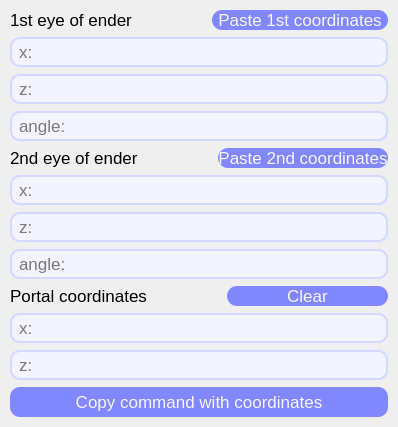
      <widget class="QWidget" name="tab">
       <property name="font">
        <font>
         <pointsize>13</pointsize>
        </font>
       </property>
       <attribute name="title">
        <string>Finder</string>
       </attribute>
       <layout class="QGridLayout" name="gridLayout">
        <property name="leftMargin">
         <number>0</number>
        </property>
        <property name="topMargin">
         <number>0</number>
        </property>
        <property name="rightMargin">
         <number>0</number>
        </property>
        <property name="bottomMargin">
         <number>0</number>
        </property>
        <item row="0" column="0">
         <layout class="QVBoxLayout" name="verticalLayout" stretch="0,0,0,0,0,0,0,0,0,0,0,0">
          <property name="spacing">
           <number>7</number>
          </property>
          <property name="sizeConstraint">
           <enum>QLayout::SetDefaultConstraint</enum>
          </property>
          <property name="leftMargin">
           <number>10</number>
          </property>
          <property name="topMargin">
           <number>10</number>
          </property>
          <property name="rightMargin">
           <number>10</number>
          </property>
          <property name="bottomMargin">
           <number>10</number>
          </property>
          <item>
           <layout class="QHBoxLayout" name="horizontalLayout">
            <property name="spacing">
             <number>0</number>
            </property>
            <item>
             <widget class="QLabel" name="first_eye">
              <property name="sizePolicy">
               <sizepolicy hsizetype="Fixed" vsizetype="Preferred">
                <horstretch>0</horstretch>
                <verstretch>0</verstretch>
               </sizepolicy>
              </property>
              <property name="font">
               <font>
                <family>MS Shell Dlg 2</family>
                <pointsize>13</pointsize>
               </font>
              </property>
              <property name="text">
               <string>1st eye of ender</string>
              </property>
             </widget>
            </item>
            <item>
             <spacer name="horizontalSpacer">
              <property name="orientation">
               <enum>Qt::Horizontal</enum>
              </property>
              <property name="sizeType">
               <enum>QSizePolicy::Fixed</enum>
              </property>
              <property name="sizeHint" stdset="0">
               <size>
                <width>80</width>
                <height>20</height>
               </size>
              </property>
             </spacer>
            </item>
            <item>
             <widget class="QPushButton" name="paste_1">
              <property name="sizePolicy">
               <sizepolicy hsizetype="Minimum" vsizetype="Fixed">
                <horstretch>0</horstretch>
                <verstretch>0</verstretch>
               </sizepolicy>
              </property>
              <property name="minimumSize">
               <size>
                <width>0</width>
                <height>0</height>
               </size>
              </property>
              <property name="font">
               <font>
                <pointsize>13</pointsize>
               </font>
              </property>
              <property name="styleSheet">
               <string notr="true">QPushButton{	
	background-color: rgb(129, 135, 255);
	color: rgb(248, 246, 255);
	border-radius: 10px;
}

QPushButton:hover{	
	background-color: rgb(115, 115, 255);
}

QPushButton:pressed{	
	background-color: rgb(116, 98, 255);
}</string>
              </property>
              <property name="text">
               <string>Paste 1st coordinates</string>
              </property>
             </widget>
            </item>
           </layout>
          </item>
          <item>
           <widget class="QLineEdit" name="x1">
            <property name="enabled">
             <bool>true</bool>
            </property>
            <property name="sizePolicy">
             <sizepolicy hsizetype="Expanding" vsizetype="Expanding">
              <horstretch>0</horstretch>
              <verstretch>0</verstretch>
             </sizepolicy>
            </property>
            <property name="minimumSize">
             <size>
              <width>0</width>
              <height>30</height>
             </size>
            </property>
            <property name="maximumSize">
             <size>
              <width>700</width>
              <height>50</height>
             </size>
            </property>
            <property name="font">
             <font>
              <family>MS Shell Dlg 2</family>
              <pointsize>13</pointsize>
             </font>
            </property>
            <property name="styleSheet">
             <string notr="true">QLineEdit {	
	border: 2px solid rgb(212, 215, 255);
	border-radius: 10px;
	padding-left: 5px;
	padding-right: 5px;
	background-color: rgb(243, 244, 255);
}

QLineEdit:hover {
	border: 2px solid rgb(194, 194, 255);
}

QLineEdit:focus {
	border: 2px solid rgb(140, 146, 255);
}</string>
            </property>
            <property name="text">
             <string/>
            </property>
            <property name="frame">
             <bool>false</bool>
            </property>
            <property name="dragEnabled">
             <bool>false</bool>
            </property>
            <property name="placeholderText">
             <string>x:</string>
            </property>
            <property name="clearButtonEnabled">
             <bool>false</bool>
            </property>
           </widget>
          </item>
          <item>
           <widget class="QLineEdit" name="z1">
            <property name="sizePolicy">
             <sizepolicy hsizetype="Expanding" vsizetype="Expanding">
              <horstretch>0</horstretch>
              <verstretch>0</verstretch>
             </sizepolicy>
            </property>
            <property name="minimumSize">
             <size>
              <width>0</width>
              <height>30</height>
             </size>
            </property>
            <property name="maximumSize">
             <size>
              <width>700</width>
              <height>50</height>
             </size>
            </property>
            <property name="font">
             <font>
              <pointsize>13</pointsize>
             </font>
            </property>
            <property name="styleSheet">
             <string notr="true">QLineEdit {	
	border: 2px solid rgb(212, 215, 255);
	border-radius: 10px;
	padding-left: 5px;
	padding-right: 5px;
	background-color: rgb(243, 244, 255);
}

QLineEdit:hover {
	border: 2px solid rgb(194, 194, 255);
}
QLineEdit:focus {
	border: 2px solid rgb(140, 146, 255);
}</string>
            </property>
            <property name="text">
             <string/>
            </property>
            <property name="frame">
             <bool>false</bool>
            </property>
            <property name="placeholderText">
             <string>z:</string>
            </property>
           </widget>
          </item>
          <item>
           <widget class="QLineEdit" name="alpha">
            <property name="sizePolicy">
             <sizepolicy hsizetype="Expanding" vsizetype="Expanding">
              <horstretch>0</horstretch>
              <verstretch>0</verstretch>
             </sizepolicy>
            </property>
            <property name="minimumSize">
             <size>
              <width>0</width>
              <height>30</height>
             </size>
            </property>
            <property name="maximumSize">
             <size>
              <width>700</width>
              <height>50</height>
             </size>
            </property>
            <property name="font">
             <font>
              <pointsize>13</pointsize>
             </font>
            </property>
            <property name="styleSheet">
             <string notr="true">QLineEdit {	
	border: 2px solid rgb(212, 215, 255);
	border-radius: 10px;
	padding-left: 5px;
	padding-right: 5px;
	background-color: rgb(243, 244, 255);
}

QLineEdit:hover {
	border: 2px solid rgb(194, 194, 255);
}
QLineEdit:focus {
	border: 2px solid rgb(140, 146, 255);
}</string>
            </property>
            <property name="locale">
             <locale language="English" country="UnitedStates"/>
            </property>
            <property name="text">
             <string/>
            </property>
            <property name="frame">
             <bool>false</bool>
            </property>
            <property name="placeholderText">
             <string>angle:</string>
            </property>
           </widget>
          </item>
          <item>
           <layout class="QHBoxLayout" name="horizontalLayout_2">
            <property name="spacing">
             <number>0</number>
            </property>
            <property name="bottomMargin">
             <number>0</number>
            </property>
            <item>
             <widget class="QLabel" name="second_eye">
              <property name="sizePolicy">
               <sizepolicy hsizetype="Fixed" vsizetype="Preferred">
                <horstretch>0</horstretch>
                <verstretch>0</verstretch>
               </sizepolicy>
              </property>
              <property name="font">
               <font>
                <pointsize>13</pointsize>
               </font>
              </property>
              <property name="text">
               <string>2nd eye of ender</string>
              </property>
             </widget>
            </item>
            <item>
             <spacer name="horizontalSpacer_2">
              <property name="orientation">
               <enum>Qt::Horizontal</enum>
              </property>
              <property name="sizeType">
               <enum>QSizePolicy::Fixed</enum>
              </property>
              <property name="sizeHint" stdset="0">
               <size>
                <width>80</width>
                <height>20</height>
               </size>
              </property>
             </spacer>
            </item>
            <item>
             <widget class="QPushButton" name="paste_2">
              <property name="sizePolicy">
               <sizepolicy hsizetype="Minimum" vsizetype="Fixed">
                <horstretch>0</horstretch>
                <verstretch>0</verstretch>
               </sizepolicy>
              </property>
              <property name="minimumSize">
               <size>
                <width>0</width>
                <height>0</height>
               </size>
              </property>
              <property name="font">
               <font>
                <pointsize>13</pointsize>
               </font>
              </property>
              <property name="styleSheet">
               <string notr="true">QPushButton{	
	background-color: rgb(129, 135, 255);
	color: rgb(248, 246, 255);
	border-radius: 10px;
}

QPushButton:hover{	
	background-color: rgb(115, 115, 255);
}

QPushButton:pressed{	
	background-color: rgb(116, 98, 255);
}</string>
              </property>
              <property name="text">
               <string>Paste 2nd coordinates</string>
              </property>
             </widget>
            </item>
           </layout>
          </item>
          <item>
           <widget class="QLineEdit" name="x2">
            <property name="sizePolicy">
             <sizepolicy hsizetype="Expanding" vsizetype="Expanding">
              <horstretch>0</horstretch>
              <verstretch>0</verstretch>
             </sizepolicy>
            </property>
            <property name="minimumSize">
             <size>
              <width>0</width>
              <height>30</height>
             </size>
            </property>
            <property name="maximumSize">
             <size>
              <width>700</width>
              <height>50</height>
             </size>
            </property>
            <property name="font">
             <font>
              <pointsize>13</pointsize>
             </font>
            </property>
            <property name="styleSheet">
             <string notr="true">QLineEdit {	
	border: 2px solid rgb(212, 215, 255);
	border-radius: 10px;
	padding-left: 5px;
	padding-right: 5px;
	background-color: rgb(243, 244, 255);
}

QLineEdit:hover {
	border: 2px solid rgb(194, 194, 255);
}
QLineEdit:focus {
	border: 2px solid rgb(140, 146, 255);
}</string>
            </property>
            <property name="text">
             <string/>
            </property>
            <property name="frame">
             <bool>false</bool>
            </property>
            <property name="placeholderText">
             <string>x:</string>
            </property>
           </widget>
          </item>
          <item>
           <widget class="QLineEdit" name="z2">
            <property name="sizePolicy">
             <sizepolicy hsizetype="Expanding" vsizetype="Expanding">
              <horstretch>0</horstretch>
              <verstretch>0</verstretch>
             </sizepolicy>
            </property>
            <property name="minimumSize">
             <size>
              <width>0</width>
              <height>30</height>
             </size>
            </property>
            <property name="maximumSize">
             <size>
              <width>700</width>
              <height>50</height>
             </size>
            </property>
            <property name="font">
             <font>
              <pointsize>13</pointsize>
             </font>
            </property>
            <property name="styleSheet">
             <string notr="true">QLineEdit {	
	border: 2px solid rgb(212, 215, 255);
	border-radius: 10px;
	padding-left: 5px;
	padding-right: 5px;
	background-color: rgb(243, 244, 255);
}

QLineEdit:hover {
	border: 2px solid rgb(194, 194, 255);
}
QLineEdit:focus {
	border: 2px solid rgb(140, 146, 255);
}</string>
            </property>
            <property name="text">
             <string/>
            </property>
            <property name="frame">
             <bool>false</bool>
            </property>
            <property name="placeholderText">
             <string>z:</string>
            </property>
           </widget>
          </item>
          <item>
           <widget class="QLineEdit" name="beta">
            <property name="sizePolicy">
             <sizepolicy hsizetype="Expanding" vsizetype="Expanding">
              <horstretch>0</horstretch>
              <verstretch>0</verstretch>
             </sizepolicy>
            </property>
            <property name="minimumSize">
             <size>
              <width>0</width>
              <height>30</height>
             </size>
            </property>
            <property name="maximumSize">
             <size>
              <width>700</width>
              <height>50</height>
             </size>
            </property>
            <property name="font">
             <font>
              <pointsize>13</pointsize>
             </font>
            </property>
            <property name="styleSheet">
             <string notr="true">QLineEdit {	
	border: 2px solid rgb(212, 215, 255);
	border-radius: 10px;
	padding-left: 5px;
	padding-right: 5px;
	background-color: rgb(243, 244, 255);
}

QLineEdit:hover {
	border: 2px solid rgb(194, 194, 255);
}
QLineEdit:focus {
	border: 2px solid rgb(140, 146, 255);
}</string>
            </property>
            <property name="locale">
             <locale language="English" country="UnitedStates"/>
            </property>
            <property name="text">
             <string/>
            </property>
            <property name="frame">
             <bool>false</bool>
            </property>
            <property name="placeholderText">
             <string>angle:</string>
            </property>
           </widget>
          </item>
          <item>
           <layout class="QHBoxLayout" name="horizontalLayout_3">
            <property name="spacing">
             <number>0</number>
            </property>
            <item>
             <widget class="QLabel" name="label_coordinates">
              <property name="sizePolicy">
               <sizepolicy hsizetype="Fixed" vsizetype="Preferred">
                <horstretch>0</horstretch>
                <verstretch>0</verstretch>
               </sizepolicy>
              </property>
              <property name="font">
               <font>
                <pointsize>13</pointsize>
               </font>
              </property>
              <property name="text">
               <string>Portal coordinates</string>
              </property>
             </widget>
            </item>
            <item>
             <spacer name="horizontalSpacer_3">
              <property name="orientation">
               <enum>Qt::Horizontal</enum>
              </property>
              <property name="sizeType">
               <enum>QSizePolicy::Fixed</enum>
              </property>
              <property name="sizeHint" stdset="0">
               <size>
                <width>80</width>
                <height>20</height>
               </size>
              </property>
             </spacer>
            </item>
            <item>
             <widget class="QPushButton" name="btn_clear">
              <property name="sizePolicy">
               <sizepolicy hsizetype="Minimum" vsizetype="Fixed">
                <horstretch>0</horstretch>
                <verstretch>0</verstretch>
               </sizepolicy>
              </property>
              <property name="font">
               <font>
                <pointsize>13</pointsize>
               </font>
              </property>
              <property name="styleSheet">
               <string notr="true">QPushButton{	
	background-color: rgb(129, 135, 255);
	color: rgb(248, 246, 255);
	border-radius: 10px;
}

QPushButton:hover{	
	background-color: rgb(115, 115, 255);
}

QPushButton:pressed{	
	background-color: rgb(116, 98, 255);
}
</string>
              </property>
              <property name="text">
               <string>Clear</string>
              </property>
             </widget>
            </item>
           </layout>
          </item>
          <item>
           <widget class="QLineEdit" name="x0">
            <property name="sizePolicy">
             <sizepolicy hsizetype="Expanding" vsizetype="Expanding">
              <horstretch>0</horstretch>
              <verstretch>0</verstretch>
             </sizepolicy>
            </property>
            <property name="minimumSize">
             <size>
              <width>0</width>
              <height>30</height>
             </size>
            </property>
            <property name="maximumSize">
             <size>
              <width>700</width>
              <height>50</height>
             </size>
            </property>
            <property name="font">
             <font>
              <pointsize>13</pointsize>
             </font>
            </property>
            <property name="styleSheet">
             <string notr="true">QLineEdit {	
	border: 2px solid rgb(212, 215, 255);
	border-radius: 10px;
	padding-left: 5px;
	padding-right: 5px;
	background-color: rgb(243, 244, 255);
}</string>
            </property>
            <property name="text">
             <string/>
            </property>
            <property name="frame">
             <bool>false</bool>
            </property>
            <property name="readOnly">
             <bool>true</bool>
            </property>
            <property name="placeholderText">
             <string>x:</string>
            </property>
           </widget>
          </item>
          <item>
           <widget class="QLineEdit" name="z0">
            <property name="sizePolicy">
             <sizepolicy hsizetype="Expanding" vsizetype="Expanding">
              <horstretch>0</horstretch>
              <verstretch>0</verstretch>
             </sizepolicy>
            </property>
            <property name="minimumSize">
             <size>
              <width>0</width>
              <height>30</height>
             </size>
            </property>
            <property name="maximumSize">
             <size>
              <width>700</width>
              <height>50</height>
             </size>
            </property>
            <property name="font">
             <font>
              <pointsize>13</pointsize>
             </font>
            </property>
            <property name="styleSheet">
             <string notr="true">QLineEdit {	
	border: 2px solid rgb(212, 215, 255);
	border-radius: 10px;
	padding-left: 5px;
	padding-right: 5px;
	background-color: rgb(243, 244, 255);
}</string>
            </property>
            <property name="text">
             <string/>
            </property>
            <property name="frame">
             <bool>false</bool>
            </property>
            <property name="readOnly">
             <bool>true</bool>
            </property>
            <property name="placeholderText">
             <string>z:</string>
            </property>
           </widget>
          </item>
          <item>
           <widget class="QPushButton" name="btn_command">
            <property name="sizePolicy">
             <sizepolicy hsizetype="Expanding" vsizetype="Expanding">
              <horstretch>0</horstretch>
              <verstretch>0</verstretch>
             </sizepolicy>
            </property>
            <property name="minimumSize">
             <size>
              <width>0</width>
              <height>30</height>
             </size>
            </property>
            <property name="maximumSize">
             <size>
              <width>700</width>
              <height>50</height>
             </size>
            </property>
            <property name="font">
             <font>
              <pointsize>13</pointsize>
             </font>
            </property>
            <property name="styleSheet">
             <string notr="true">QPushButton{	
	background-color: rgb(129, 135, 255);
	color: rgb(248, 246, 255);
	border-radius: 10px;
}

QPushButton:hover{	
	background-color: rgb(115, 115, 255);
}

QPushButton:pressed{	
	background-color: rgb(116, 98, 255);
}

</string>
            </property>
            <property name="text">
             <string>Copy command with coordinates</string>
            </property>
            <property name="shortcut">
             <string>Return</string>
            </property>
           </widget>
          </item>
         </layout>
        </item>
       </layout>
      </widget>
